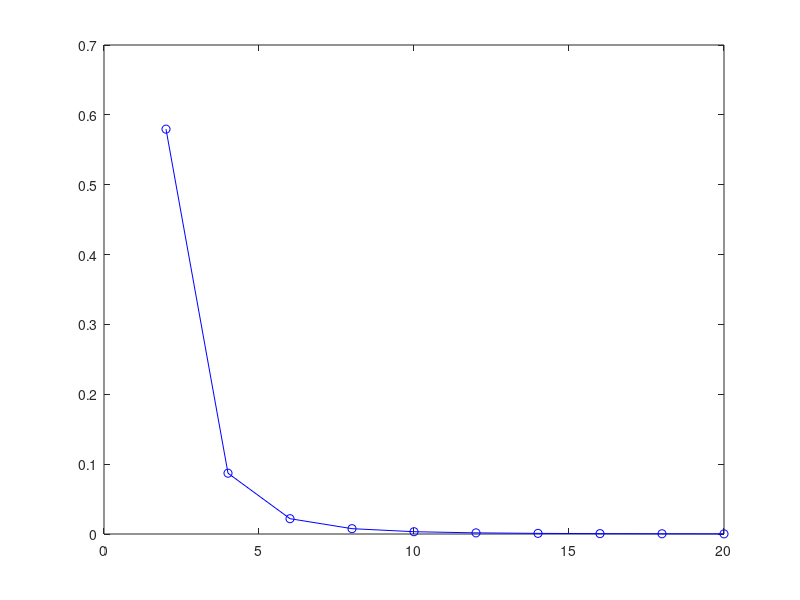

This figure's MATLAB source:
f = @(x) x.*exp(2*x) ; %Given function
givenResult = 5216.9 ;
error = [];
result = [];
count = 1 ;
segment = 2:2:20; %number of segment
for p = segment
    a = 0; %lower bound
    b = 4; %upper bound
    h = (b-a)/p;
    s = 0;
    for k = 1:(p/2)
        s = s + f(a + h*(2*k-2)) + 4*f(a+h*(2*k-1))+ f(a+h*2*k);
    end
    I = h*s/3 ;
    fprintf('Result for segment %d is %f\n',p,I);
    result(count) = I;
    error(count) = abs(1- I/givenResult);
    count = count +1 ;
end
plot(segment , error, 'bo-');
disp(I);